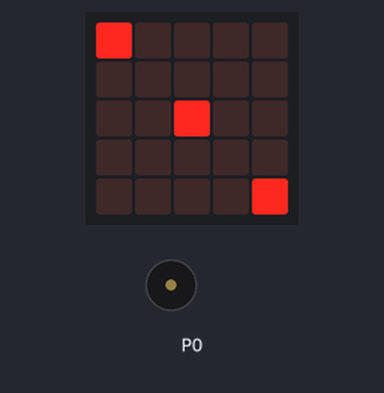
This program was run on a simulated BBC micro:bit (MakeCode). Shown: the board's 5×5 LED display, buzzer (waves = sounding).

Above: at 0.1 s.
At 0.6 s:
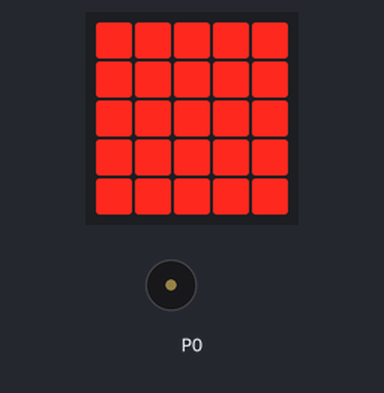
At 1.8 s:
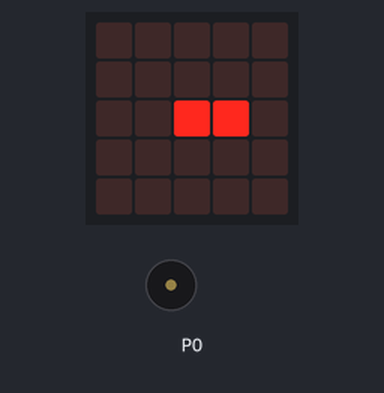
Timing chart, 0 to 40.0 s (numbered marks = the images above):
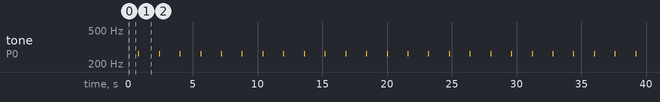

Measured:
- by itself, tone on P0: alternates 262 Hz for 0.03 s and silent for 1.6 s
- what the display in image 2 shows lasts 0.4 s, from 1.6 s to 2.0 s

The program:

main.ts
```typescript
basic.showLeds(`
    # . . . .
    . . . . .
    . . # . .
    . . . . .
    . . . . #
    `)
// Dette er nok til å blinke ca 10 ms for hvert sekund
//
// Siden forever-loop ikke er tom så forstyrrer den oppgaven.
// Ved å ta bort ledvising i den så vil alle LED blinke rundt en gang pr sek og i ca 10 ms. Kan legge inn en pause slik at blink blir minst 10 ms. Det eksemplet som er til høyre for timer-loop virker ikke da det tar tid med hver LED-vinsg.
// Test dette også. Faktisk finnes den en oppgave B som gjør dette. Å jobbe med timer kan være litt tricky, side en må passe på alle instruskjoner tar langt mindre enn 1 ms å utføre, eller enda mindre om en har raskere timingfunksjoner. Bytt gjerne ut alt i timer-løkken med den med en og en LED-rad for å teste svakhetene med timer, om en ikke er forsiktig med bruken.
loops.everyInterval(1000, function () {
    basic.showLeds(`
        # # # # #
        # # # # #
        # # # # #
        # # # # #
        # # # # #
        `)
    music.playTone(262, music.beat(BeatFraction.Sixteenth))
    basic.showLeds(`
        . . . . .
        . . . . .
        . . . . .
        . . . . .
        . . . . .
        `)
})
basic.forever(function () {
    // Kan fjernes for å unngå å forstyrre timer-løkken.
    basic.showLeds(`
        . . . . .
        . . . . .
        . . # # .
        . . . . .
        . . . . .
        `)
})
```

test.ts
```typescript
// testene settes inn her; disse vil ikke kompilert så lenge denne pakken blir brukt som en utvidelse.
```
